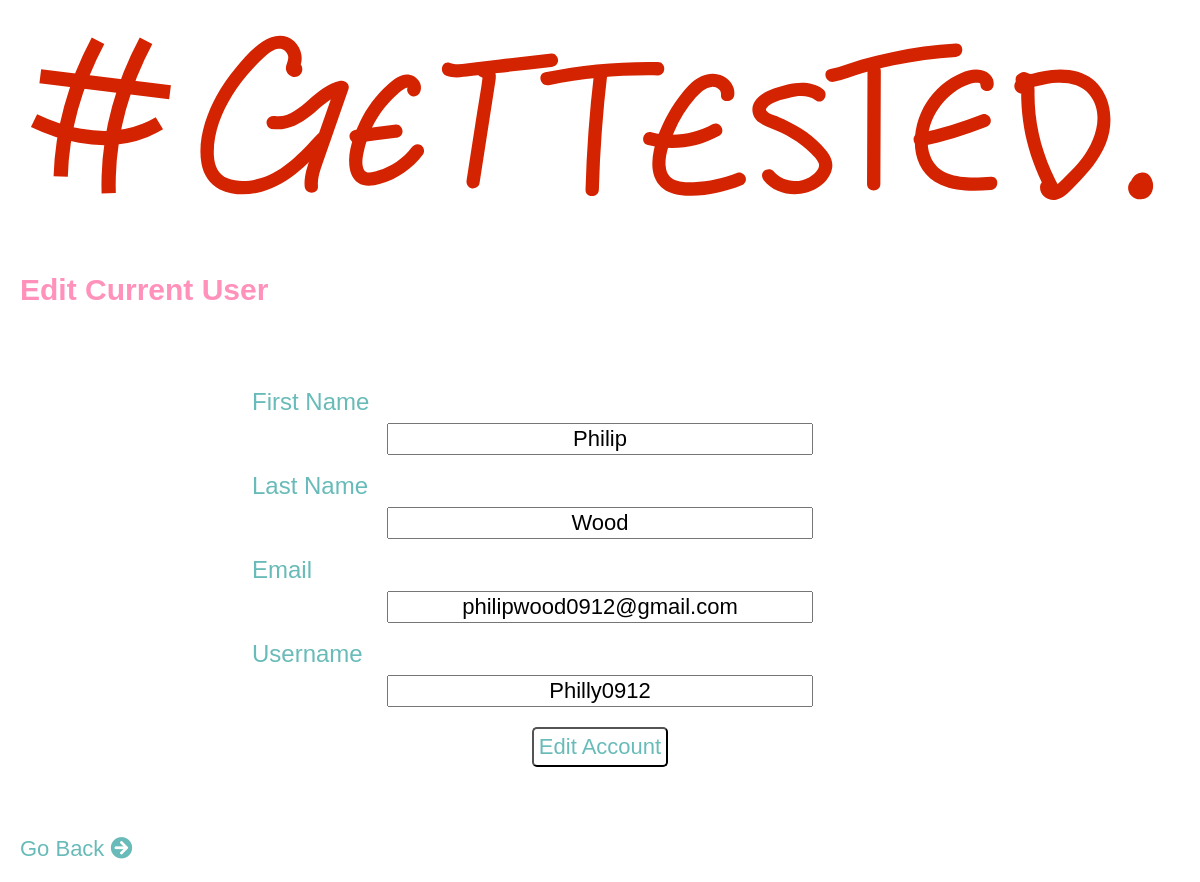
Page /admin/mng_currentuser.php (signed in) on the committed database.
### tables this page shows
CREATE TABLE `tbl_users` (
  `ID` int(11) NOT NULL,
  `F_Name` varchar(30) NOT NULL,
  `L_Name` varchar(30) NOT NULL,
  `Email` varchar(50) NOT NULL,
  `User_Name` varchar(40) NOT NULL,
  `User_Pass` varchar(255) NOT NULL
);

### admin/scripts/users.php (called while the page is built, shortened)
<?php
    function getSingleUser($id){
        $pdo = Database::getInstance()->getConnection();
        $get_query = 'SELECT * FROM tbl_users WHERE ID =:id';
        $get_user = $pdo->prepare($get_query);
        $user_success = $get_user->execute(
            array(
                ':id'=>$id
            )
        );
        if($user_success && $get_user->rowCount()){
            return $get_user;
        } else {
            return false;
        }
    }

### admin/mng_currentuser.php (the view, shortened to what this page needs)
<?php
    $id = $_SESSION['user_id'];
    $current_user = getSingleUser($id);
?>
<!DOCTYPE html>
<html lang="en">
<head>
    <link rel="stylesheet" href="https://cdnjs.cloudflare.com/ajax/libs/font-awesome/5.11.2/css/all.css">
    <link rel="stylesheet" href="../public/css/main.css">
</head>
<body>
    <header>
        <img src="../public/images/fip_logo.svg" alt="logo">
    </header>
    <div class="sub-dashboard">
    <h2>Edit Current User</h2>
    <form class="dashboard-form" action="mng_currentuser.php" method="post">
    <?php if($current_user):?>
        <?php while($user_info = $current_user->fetch(PDO::FETCH_ASSOC)):?>
        <label>First Name</label>
        <input type="text" name="fname" value="<?php echo $user_info['F_Name'];?>">
        <label>Last Name</label>
        <input type="text" name="lname" value="<?php echo $user_info['L_Name'];?>">
        <label>Email</label>
        <input type="text" name="email" value="<?php echo $user_info['Email'];?>">
        <label>Username</label>
        <input type="text" name="username" value="<?php echo $user_info['User_Name'];?>">
        <button name="submit">Edit Account</button>
        <?php endwhile;?>
    <?php endif;?>
    </form>
    <a href="dashboard.php">Go Back <i class="fas fa-arrow-circle-right"></i></a>
    </div>
</body>
</html>

### public/css/main.css (style rules this page uses)
body { display:flex;flex-direction:column;margin:0 auto;justify-content:center;max-width:100%;background-image:url(../images/site_bg.png);background-repeat:no-repeat;background-position:top,center;font-family:"century-gothic",sans-serif;line-height:22px }
h2 { font-size:26px }
a { font-size:18px }
header { background:#fff;max-width:100%;padding:25px }
button { max-width:220px;height:40px;margin:0 auto;border-radius:5px;background:#fff;padding:3px;margin-bottom:20px }
.sub-dashboard { background-color:#fff;padding:20px;max-width:100% }
.sub-dashboard h2 { color:#ff91bb;font-size:30px;margin-bottom:50px }
.sub-dashboard a { text-decoration:none;color:#68bbb8;font-size:22px }
.dashboard-form { display:flex;flex-direction:column;padding:40px;max-width:100% }
@media (min-width: 900px) { .dashboard-form { max-width:60%;margin:0 auto } }
.dashboard-form input { width:60%;margin:0 auto;font-size:22px;text-align:center;margin-bottom:20px }
.dashboard-form button { margin:0 auto;max-width:60%;padding:5px;font-size:22px;color:#68bbb8;margin-bottom:30px }
.dashboard-form label { font-size:24px;color:#68bbb8;margin-bottom:10px }

### rows in the picture
tbl_users: fname "Philip", lname "Wood", email "philipwood0912@gmail.com", username "Philly0912"
